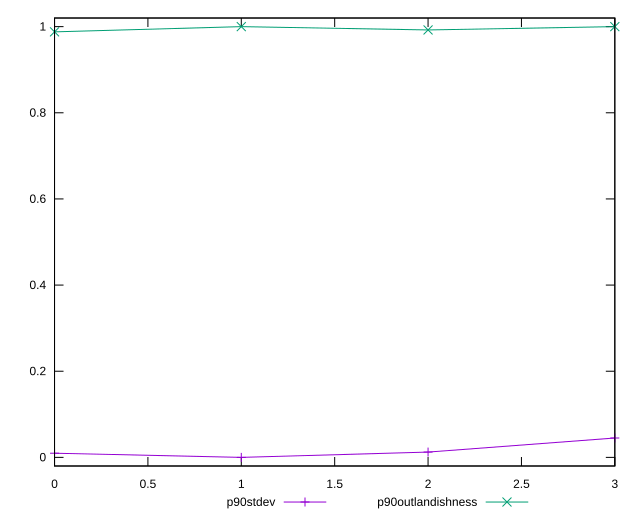

gnuplot code for this plot:
reset

$p90Stdev <<EOF
0 0.009675588936937901
1 0
2 0.012311043524671854
3 0.04500000000000001
EOF

$p90Outlandishness <<EOF
0 0.9878420582986316
1 1
2 0.992280931824234
3 1
EOF

set key outside below
set xrange [0:3]
set yrange [-0.02:1.02]
set trange [-0.02:1.02]
set terminal svg size 640, 520 enhanced background rgb 'white'
set output "reports/report_00031_2021-02-24T23-18-18.084Z/meta/score/progression/stddev.svg"

plot $p90Stdev title "p90stdev" with linespoints, \
     $p90Outlandishness title "p90outlandishness" with linespoints

reset
